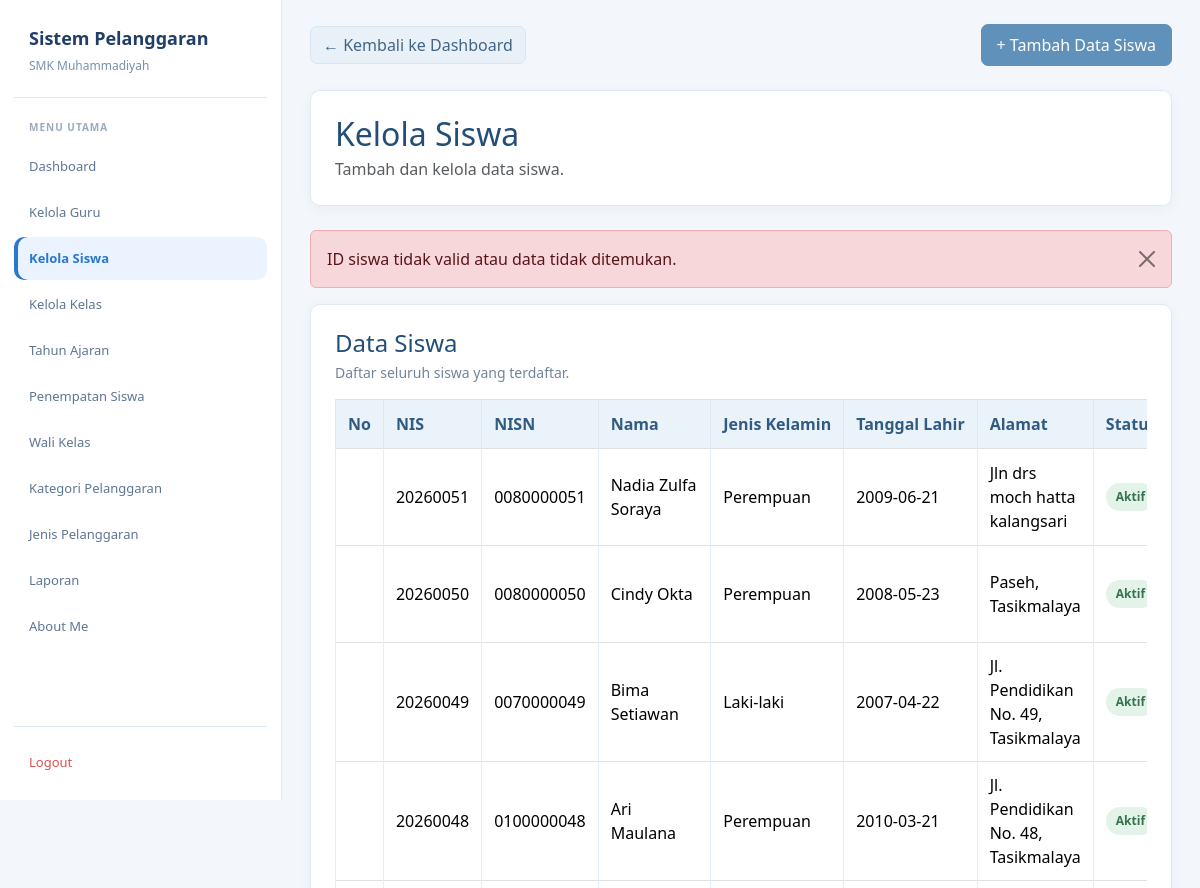
Before: /admin/siswa.php?status=id_tidak_valid (signed in, upper part) with the older database file.
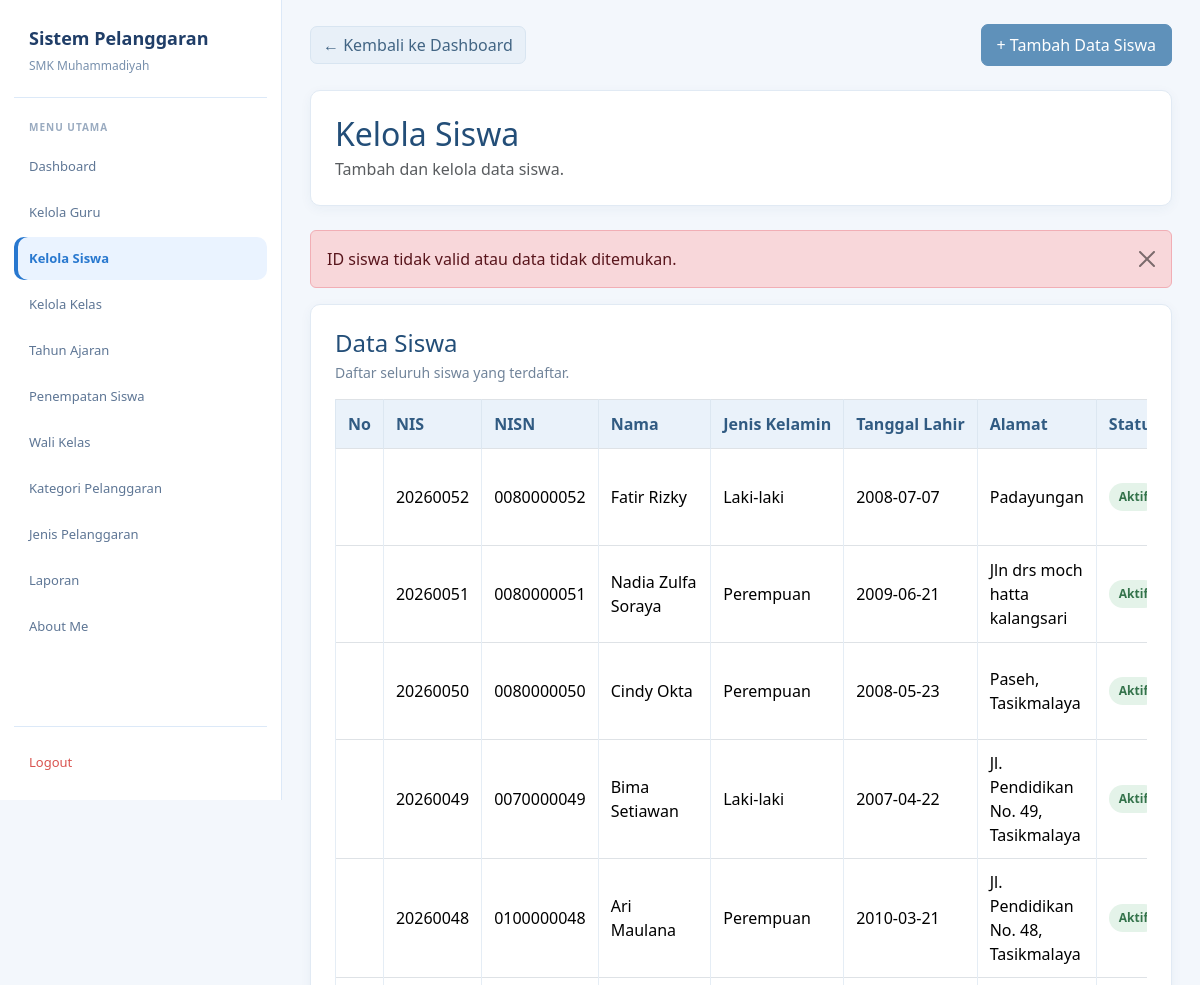
After: the same page with the newer database file.
### tables this page shows
CREATE TABLE `t_siswa` (
  `id` int(11) NOT NULL,
  `nis` varchar(10) NOT NULL,
  `nisn` varchar(10) NOT NULL,
  `nama` varchar(150) NOT NULL,
  `jenis_kelamin` char(1) NOT NULL,
  `tanggal_lahir` date NOT NULL,
  `alamat` text NOT NULL,
  `status_aktif` tinyint(1) NOT NULL,
  `created_at` timestamp NULL DEFAULT current_timestamp(),
  `update_at` timestamp NULL DEFAULT current_timestamp()
);

### admin/siswa.php (the view, shortened to what this page needs)
<?php
include "../config/koneksi.php";
function e($value): string
{
    return htmlspecialchars((string)($value ?? ''), ENT_QUOTES, 'UTF-8');
}
$pesan = '';
$jenis_pesan = '';
$tampilkan_form = false;
if (isset($_GET['status'])) {
    switch ($_GET['status']) {
        case 'id_tidak_valid':
            $pesan = 'ID siswa tidak valid atau data tidak ditemukan.';
            $jenis_pesan = 'danger';
            break;
    }
}
$query = mysqli_query($koneksi, "SELECT * FROM t_siswa ORDER BY id DESC");
?>
<!DOCTYPE html>
<html lang="id">
<head>
    <link href="https://cdn.jsdelivr.net/npm/bootstrap@5.3.8/dist/css/bootstrap.min.css" rel="stylesheet">
    <link href="https://cdn.datatables.net/2.3.4/css/dataTables.bootstrap5.min.css" rel="stylesheet">
</head>
<body>
<aside class="sidebar">
    <?php include "layout/sidebar.php"; ?>
</aside>
<main class="main">
    <div class="container py-4">
        <div class="d-flex flex-wrap justify-content-between align-items-center gap-2 mb-4">
            <a href="../dashboard.php" class="btn btn-secondary">&larr; Kembali ke Dashboard</a>
            <button type="button" class="btn btn-primary" id="btnToggleSiswa"
                    aria-expanded="<?= $tampilkan_form ? 'true' : 'false'; ?>"
                    aria-controls="formTambahSiswa">+ Tambah Data Siswa</button>
        </div>
        <div class="card mb-4">
            <div class="card-body">
                <h2 class="judul mb-1">Kelola Siswa</h2>
                <p class="text-muted mb-0">Tambah dan kelola data siswa.</p>
            </div>
        </div>
        <?php if ($pesan !== ''): ?>
            <div class="alert alert-<?= e($jenis_pesan); ?> alert-dismissible fade show" role="alert">
                <?= e($pesan); ?>
                <button type="button" class="btn-close" data-bs-dismiss="alert" aria-label="Tutup"></button>
            </div>
        <?php endif; ?>
        <div class="card">
            <div class="card-body">
                <h4 class="mb-1">Data Siswa</h4>
                <p class="keterangan mb-3">Daftar seluruh siswa yang terdaftar.</p>
                <div class="table-responsive">
                    <table id="tabelSiswa" class="table table-bordered table-hover align-middle w-100">
                        <thead>
                            <tr>
                                <th style="width:60px;">No</th>
                                <th>NIS</th>
                                <th>NISN</th>
                                <th>Nama</th>
                                <th>Jenis Kelamin</th>
                                <th>Tanggal Lahir</th>
                                <th>Alamat</th>
                                <th>Status</th>
                            </tr>
                        </thead>
                        <tbody>
                        <?php if ($query && mysqli_num_rows($query) > 0): ?>
                            <?php while ($siswa = mysqli_fetch_assoc($query)): ?>
                                <tr>
                                    <td></td>
                                    <td><?= e($siswa['nis']); ?></td>
                                    <td><?= e($siswa['nisn']); ?></td>
                                    <td><?= e($siswa['nama']); ?></td>
                                    <td>
                                        <?php
                                        if ($siswa['jenis_kelamin'] === 'L') {
                                            echo 'Laki-laki';
                                        } elseif ($siswa['jenis_kelamin'] === 'P') {
                                            echo 'Perempuan';
                                        } else {
                                            echo '-';
                                        }
                                        ?>
                                    </td>
                                    <td><?= e($siswa['tanggal_lahir']); ?></td>
                                    <td><?= e($siswa['alamat']); ?></td>
                                    <td>
                                        <?php if ((int)$siswa['status_aktif'] === 1): ?>
                                            <span class="status-aktif">Aktif</span>
                                        <?php else: ?>
                                            <span class="status-nonaktif">Tidak Aktif</span>
                                        <?php endif; ?>
                                    </td>
                                </tr>
                            <?php endwhile; ?>
                        <?php elseif ($query): ?>
                            <tr><td colspan="9" class="text-center text-muted py-4">Belum ada data siswa.</td></tr>
                        <?php else: ?>
                            <tr><td colspan="9" class="text-center text-danger py-4">Data siswa gagal dimuat.</td></tr>
                        <?php endif; ?>
                        </tbody>
                    </table>
                </div>
            </div>
        </div>
    </div>
</main>
</body>
</html>

### admin/layout/sidebar.php
<?php
$halamanAktifSidebar = basename($_SERVER['PHP_SELF'] ?? '');
?>
<div class="brand">
    <div class="brand-title">Sistem Pelanggaran</div>
    <div class="brand-subtitle">SMK Muhammadiyah</div>
</div>
<div class="menu-title">Menu Utama</div>
<nav class="menu">
    <a href="../dashboard.php"
       class="menu-link <?= $halamanAktifSidebar === 'dashboard.php' ? 'active' : ''; ?>">
        Dashboard
    </a>
    <a href="guru.php"
       class="menu-link <?= $halamanAktifSidebar === 'guru.php' ? 'active' : ''; ?>">
        Kelola Guru
    </a>
    <a href="siswa.php"
       class="menu-link <?= $halamanAktifSidebar === 'siswa.php' ? 'active' : ''; ?>">
        Kelola Siswa
    </a>
    <a href="kelas.php"
       class="menu-link <?= $halamanAktifSidebar === 'kelas.php' ? 'active' : ''; ?>">
        Kelola Kelas
    </a>
    <a href="tahun_ajaran.php"
       class="menu-link <?= $halamanAktifSidebar === 'tahun_ajaran.php' ? 'active' : ''; ?>">
        Tahun Ajaran
    </a>
    <a href="penempatan_siswa.php"
       class="menu-link <?= $halamanAktifSidebar === 'penempatan_siswa.php' ? 'active' : ''; ?>">
        Penempatan Siswa
    </a>
    <a href="wali_kelas.php"
       class="menu-link <?= $halamanAktifSidebar === 'wali_kelas.php' ? 'active' : ''; ?>">
        Wali Kelas
    </a>
    <a href="kategori_pelanggaran.php"
       class="menu-link <?= $halamanAktifSidebar === 'kategori_pelanggaran.php' ? 'active' : ''; ?>">
        Kategori Pelanggaran
    </a>
    <a href="jenis_pelanggaran.php"
       class="menu-link <?= $halamanAktifSidebar === 'jenis_pelanggaran.php' ? 'active' : ''; ?>">
        Jenis Pelanggaran
    </a>
    <a href="cetak_export.php"
       class="menu-link <?= $halamanAktifSidebar === 'cetak_export.php' ? 'active' : ''; ?>">
        Laporan
    </a>
    <a href="../about.php"
       class="menu-link <?= $halamanAktifSidebar === 'about.php' ? 'active' : ''; ?>">
        About Me
    </a>
</nav>
<div class="logout">
    <a href="../logout.php" class="menu-link">Logout</a>
</div>

### admin/siswa.php (style rules this page uses)
:root { --blue: #2878cf; --blue-dark: #203e68; --blue-soft: #eaf3ff; --muted: #7890ad; --line: #dce9f8; }
* { box-sizing: border-box; }
body { margin: 0; background: #f3f7fc; color: #2f435a; font-family: "Segoe UI", Arial, sans-serif; }
a { text-decoration: none; }
.sidebar { position: fixed; left: 0; top: 0; width: 282px; height: 100vh; overflow-y: auto; background: #fff; border-right: 1px solid var(--line); padding: 25px 14px 16px; display: flex; flex-direction: column; z-index: 1000; }
.brand { padding: 0 15px 22px; border-bottom: 1px solid var(--line); margin-bottom: 22px; }
.brand-title { font-size: 18px; font-weight: 700; color: var(--blue-dark); margin-bottom: 5px; }
.brand-subtitle { font-size: 12px; color: var(--muted); }
.menu-title { font-size: 10px; font-weight: 700; color: #9aabc0; letter-spacing: 1px; text-transform: uppercase; margin: 0 15px 10px; }
.menu { display: flex; flex-direction: column; gap: 3px; }
.menu-link { min-height: 43px; display: flex; align-items: center; padding: 10px 15px; border-radius: 10px; color: #5e7695; font-size: 13px; transition: .2s ease; }
.menu-link.active { background: var(--blue-soft); color: var(--blue); font-weight: 600; box-shadow: inset 4px 0 0 var(--blue); }
.logout { margin-top: auto; padding-top: 14px; border-top: 1px solid var(--line); }
.logout .menu-link { color: #d9534f; }
.main { margin-left: 282px; min-height: 100vh; padding: 24px 28px 40px; }
.container { width: 100%; max-width: none !important; margin: 0 auto; padding: 0 !important; }
.judul, h4 { color: #234e78; }
.card { border: 1px solid #e1eaf4 !important; border-radius: 10px; box-shadow: 0 3px 12px rgba(35, 78, 120, .05) !important; }
.card-body { padding: 24px; }
.btn { border-radius: 7px; }
.btn-primary { --bs-btn-color: #fff; --bs-btn-bg: #5f91ba; --bs-btn-border-color: #5f91ba; --bs-btn-hover-color: #fff; --bs-btn-hover-bg: #4b7fa9; --bs-btn-hover-border-color: #4b7fa9; padding: 8px 15px; }
.btn-secondary { --bs-btn-bg: #e8f0f8; --bs-btn-border-color: #d8e5f1; --bs-btn-color: #426584; --bs-btn-hover-bg: #dceaf6; --bs-btn-hover-border-color: #cbddeb; --bs-btn-hover-color: #234e78; }
.table { color: #344b63; vertical-align: middle; margin-bottom: 0; }
.table thead th { background: #eaf2fa; color: #315b82; border-color: #dce7f1; font-weight: 600; padding: 12px; white-space: nowrap; }
.table tbody td { border-color: #e5edf5; padding: 11px 12px; }
.status-aktif, .status-nonaktif { display: inline-block; padding: 5px 10px; border-radius: 20px; font-size: 12px; font-weight: 600; white-space: nowrap; }
.status-aktif { background: #e4f3e9; color: #34734b; }
.keterangan { color: #71849a; font-size: 14px; }
.table-responsive { width: 100%; }

Changed rows visible on the page:
added t_siswa: nis "20260052", nisn "0080000052", nama "Fatir Rizky", jenis_kelamin "Laki-laki", tanggal_lahir "2008-07-07", alamat "Padayungan", status_aktif "Aktif"
